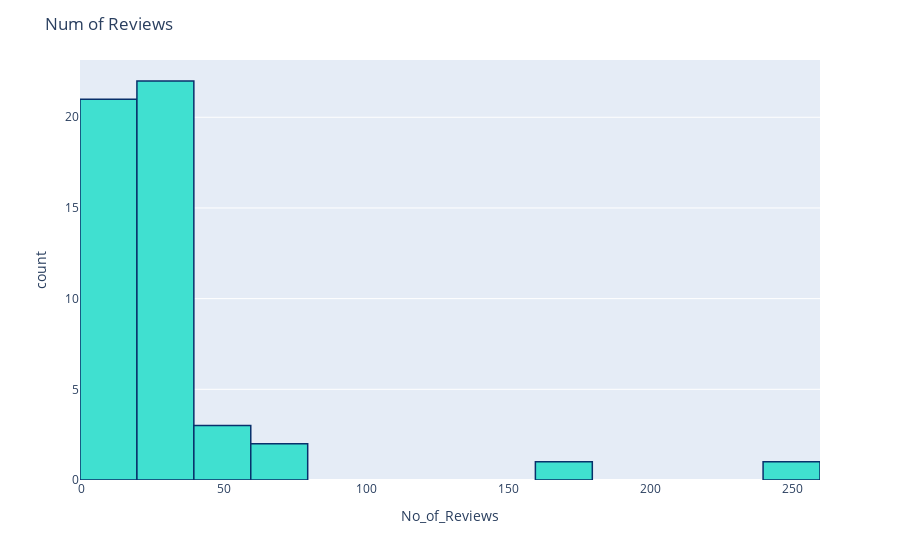

The cell this chart's notebook holds for it:
### Code cell
# Num of Reviews- all courses
fig = px.histogram(dfRating, x="No_of_Reviews")
fig.update_traces(marker_color="turquoise",marker_line_color='rgb(8,48,107)',
                  marker_line_width=1.5)
fig.update_layout(title_text='Num of Reviews')
py.plot(fig)
fig.show()

### Figure 1 — Plotly figure (JSON) as saved in the notebook; plotly's stock layout.template omitted (floating-point values rounded to 4 significant figures)
{"data": [{"alignmentgroup": "True", "bingroup": "x", "hovertemplate": "No_of_Reviews=%{x}<br>count=%{y}<extra></extra>", "legendgroup": "", "marker": {"color": "turquoise", "line": {"color": "rgb(8,48,107)", "width": 1.5}}, "name": "", "offsetgroup": "", "orientation": "v", "showlegend": false, "type": "histogram", "x": [243, 163, 79, 64, 56, 44, 38, 43, 35, 39, 33, 33, 26, 26, 25, 25, 30, 31, 28, 29, 21, 25, 20, 20, 27, 18, 17, 17, 21, 21, 20, 20, 19, 18, 18, 12, 12, 18, 10, 10, 14, 14, 9, 9, 9, 13, 13, 13, 13, 12], "xaxis": "x", "yaxis": "y"}], "layout": {"barmode": "relative", "legend": {"tracegroupgap": 0}, "margin": {"t": 60}, "title": {"text": "Num of Reviews"}, "xaxis": {"anchor": "y", "domain": [0, 1], "title": {"text": "No_of_Reviews"}}, "yaxis": {"anchor": "x", "domain": [0, 1], "title": {"text": "count"}}}}
